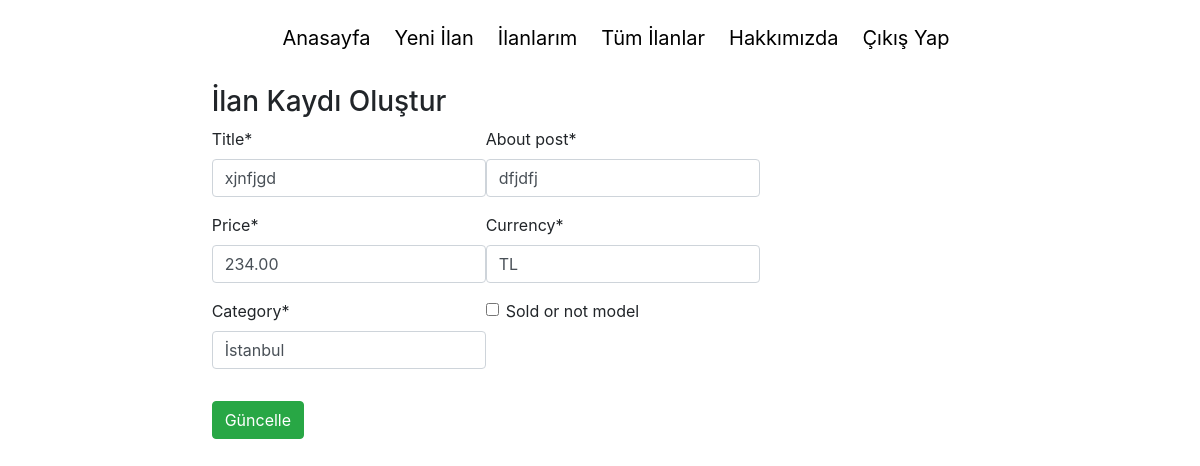
Page /posts/xjnfjgd-1/update (signed in) on the earlier database version.
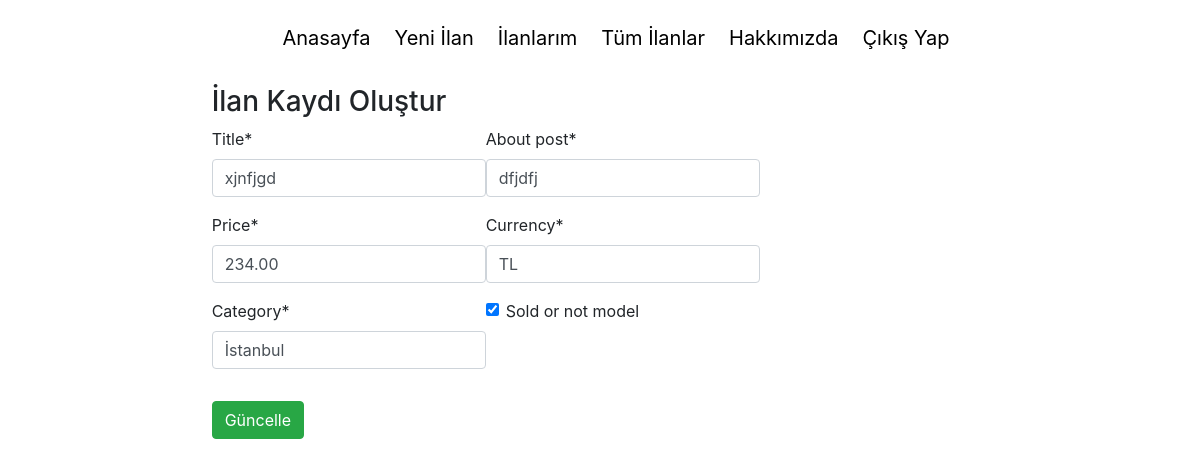
Same page on the later database version.
### posts/models.py (models this page shows, shortened)
class PostModel(models.Model):
    user = models.ForeignKey(User, on_delete=models.CASCADE, related_name='post_user')
    title = models.CharField(max_length=120)
    about_post = models.CharField(max_length=200)
    price = models.DecimalField(max_digits=10, decimal_places=2)
    currency  = models.CharField(max_length=5, null=True)
    category = models.CharField(max_length=15)
    releaseDate = models.DateTimeField(auto_now_add=True)
    slug = models.SlugField(unique=True, editable=False, max_length=130)
    sold_or_not_model = models.BooleanField(default=False)

### posts/views.py (the view)
# urls.py: path("posts/<slug:slug>/update", views.update_post_view.as_view(), name="post_update_view")
class update_post_view(UpdateView):
    model = PostModel
    template_name = "posts/post_update.html"
    fields = ('title', 'about_post', 'price', 'currency', 'category', 'sold_or_not_model')

### posts/templates/posts/post_update.html (shortened to what this page needs)
{% extends "root/base.html" %}
{% load crispy_forms_tags %}
{% block content %}
<h3>İlan Kaydı Oluştur</h3>
{% if user.is_authenticated %}
<form method="post" action="{% url 'my_posts' %}" class="form-group">
    <div class="input-group mb-3">
        {{ form|crispy }}
    </div>
    <div class="input-group-prepend">
        <button type="submit" name="save" class="btn btn-success">Güncelle</button>
    </div>
</form>
{% else %}
  <p>Giriş Yapmamışsınız</p>
  <a href="{% url 'login' %}">Giriş Yapın</a>
{% endif %}
{% endblock %}

Differences in the rows shown:
changed PostModel "xjnfjgd": sold_or_not_model "☐" → "☑"
